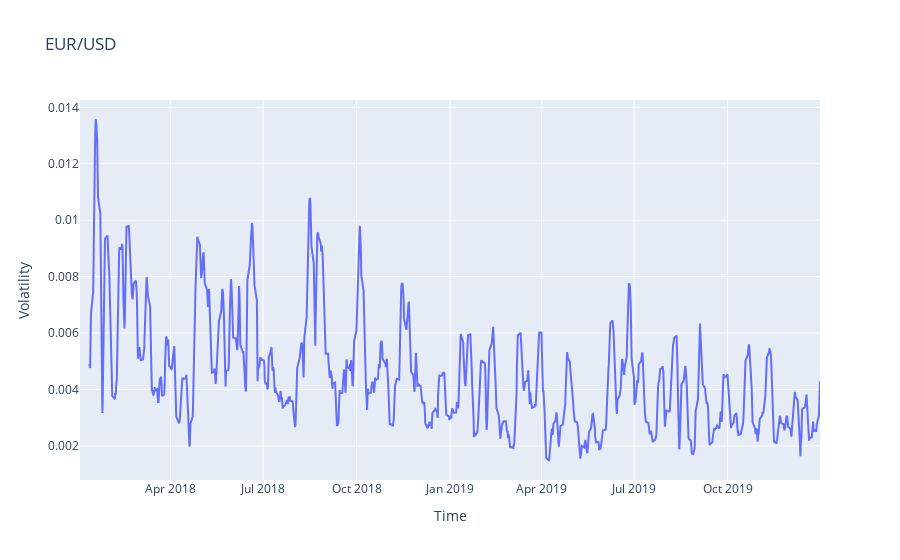

The notebook cell this image was saved under:
### Markdown cell above
Plotting the standard deviation to assess risk of asset (! needs more elaboration on risk !)

### Code cell
fig = go.Figure()

fig.add_trace(go.Scatter(x=data.index, y=data['Close'].rolling(SMA).std(), name='Close'))

fig.update_layout(title='EUR/USD', xaxis_title='Time', yaxis_title='Volatility')

fig.show()

### Figure 1 — Plotly figure (JSON) as saved in the notebook; plotly's stock layout.template omitted (floating-point values rounded to 4 significant figures; data arrays with more than 128 entries replaced by an {"elided": "..."} marker saying what was removed)
{"data": [{"name": "Close", "type": "scatter", "x": {"elided": "2070 str values"}, "y": {"elided": "2070 float values"}}], "layout": {"title": {"text": "EUR/USD"}, "xaxis": {"title": {"text": "Time"}}, "yaxis": {"title": {"text": "Volatility"}}}}
